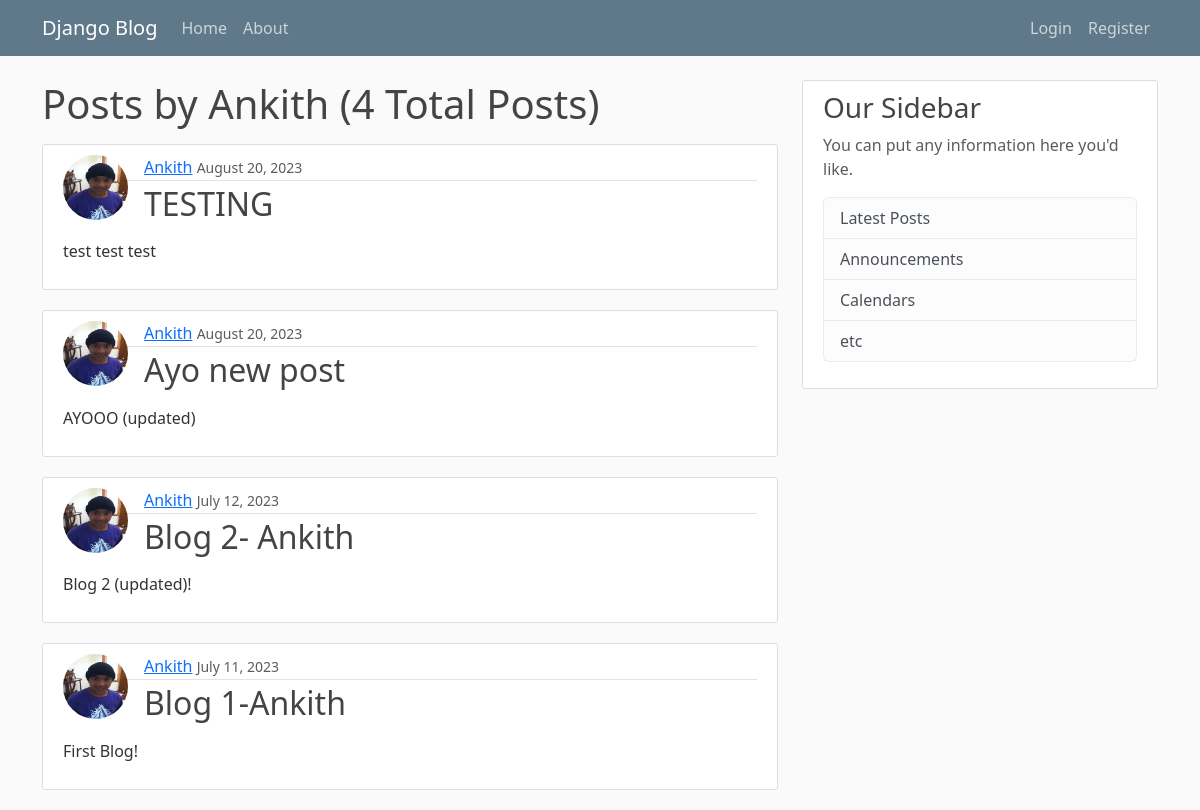
Page /user/Ankith/ on the earlier database version.
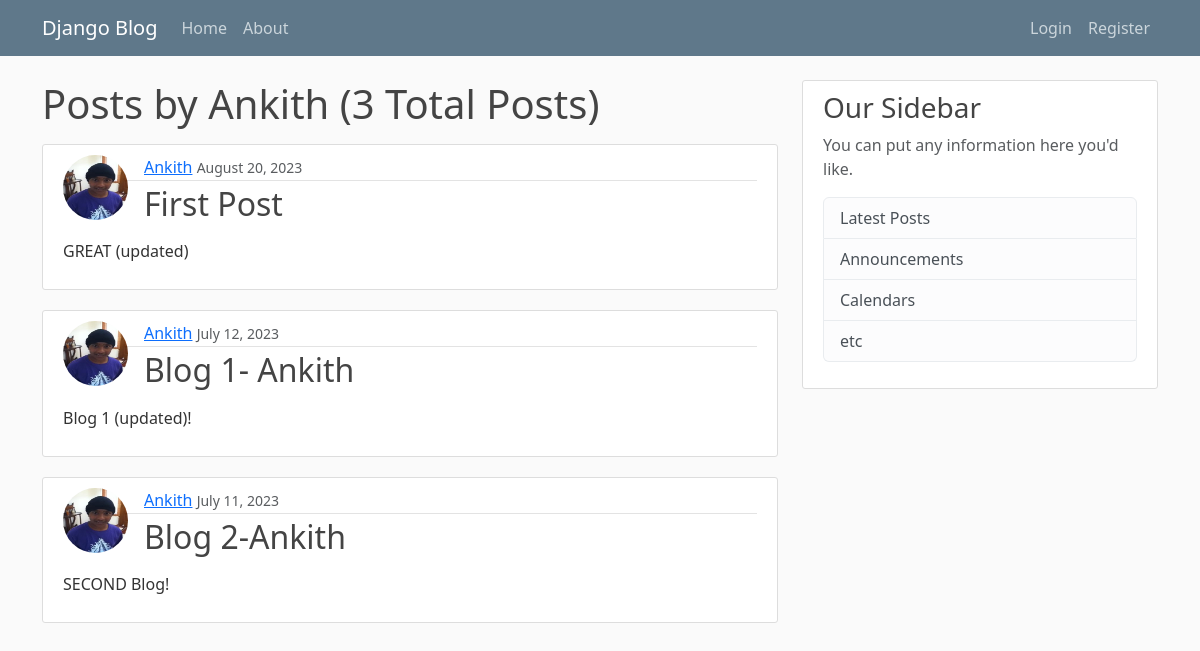
Same page on the later database version.
### blog/models.py (models this page shows, shortened)
class Post(models.Model):
  title = models.CharField(max_length=100)
  content = models.TextField()
  date_posted = models.DateTimeField(default=timezone.now) #dont put parenthises after timezone.now so its passed but not called
  author = models.ForeignKey(User, on_delete = models.CASCADE) #this just relates the User model to the author field, but it doesn't get the currently logged in user.

### users/models.py (models this page shows, shortened)
class Profile(models.Model):
    user = models.OneToOneField(User, on_delete=models.CASCADE)
    image = models.ImageField(default='default.jpg', upload_to='profile_pics') #store locally

### blog/views.py (the view)
# urls.py: path('user/<str:username>/', UserPostListView.as_view(), name='user-post'),
class UserPostListView(ListView): #View for an object we will be looping over to display, this must be provided
    model = Post
    template_name = 'blog/user_posts.html'
    context_object_name = 'posts'
    paginate_by = 5
    def get_queryset(self): #modify/override query_set that this view returns
        user = get_object_or_404(User, username=self.kwargs.get('username')) #get username from url using shortcut 'get_object_or_404'. variables sent in are stored as kwargs and accessed by instance of class-view via self
        return Post.objects.filter(author=user).order_by('-date_posted') #ordering was also overriden, so we add proper ordering in return here

### blog/templates/blog/user_posts.html (shortened to what this page needs)
{% extends "blog/base.html" %}
{% block content %}
  <h1 class = "mb-3" >Posts by {{view.kwargs.username}} ({{page_obj.paginator.count}} Total Posts)</h1>
  {%for post in posts%}
    <article class="media content-section">
      <img class = "float-start rounded-circle article-img" src = "{{post.author.profile.image.url}}">
      <div class="media-body">
        <div class="article-metadata">
          <a class="mr-2" href="{%url 'user-post' post.author.username%}">{{ post.author }}</a>
          <small class="text-muted">{{ post.date_posted|date:'F d, Y' }}</small>
        </div>
        <h2><a class="text-decoration-none article-title" href="{% url 'post-detail' post.pk %}">{{ post.title }}</a></h2>
        <div>
          <p class="article-content">{{ post.content }}</p>
        </div>
      </div>
    </article>
  {%endfor%}
{% endblock content %}

Differences in the rows shown:
removed Post: author.profile.image (picture), author "Ankith", date_posted "August 20, 2023", title "TESTING", content "test test test"
changed Post: title "Ayo new post" → "First Post"; content "AYOOO (updated)" → "GREAT (updated)"
changed Post: title "Blog 2- Ankith" → "Blog 1- Ankith"; content "Blog 2 (updated)!" → "Blog 1 (updated)!"
changed Post: title "Blog 1-Ankith" → "Blog 2-Ankith"; content "First Blog!" → "SECOND Blog!"
Other differences:
{{ page_obj.paginator.count }}: "4" → "3"
